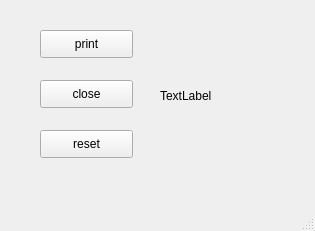
<?xml version="1.0" encoding="UTF-8"?>
<ui version="4.0">
 <class>MainWindow</class>
 <widget class="QMainWindow" name="MainWindow">
  <property name="geometry">
   <rect>
    <x>0</x>
    <y>0</y>
    <width>315</width>
    <height>231</height>
   </rect>
  </property>
  <property name="windowTitle">
   <string>PyQt: Basic button event</string>
  </property>
  <widget class="QWidget" name="centralwidget">
   <widget class="QPushButton" name="btn_print">
    <property name="geometry">
     <rect>
      <x>40</x>
      <y>30</y>
      <width>93</width>
      <height>28</height>
     </rect>
    </property>
    <property name="text">
     <string>print</string>
    </property>
   </widget>
   <widget class="QPushButton" name="btn_close">
    <property name="geometry">
     <rect>
      <x>40</x>
      <y>80</y>
      <width>93</width>
      <height>28</height>
     </rect>
    </property>
    <property name="text">
     <string>close</string>
    </property>
   </widget>
   <widget class="QLabel" name="label_print">
    <property name="geometry">
     <rect>
      <x>160</x>
      <y>80</y>
      <width>111</width>
      <height>31</height>
     </rect>
    </property>
    <property name="text">
     <string>TextLabel</string>
    </property>
   </widget>
   <widget class="QPushButton" name="btn_reset">
    <property name="geometry">
     <rect>
      <x>40</x>
      <y>130</y>
      <width>93</width>
      <height>28</height>
     </rect>
    </property>
    <property name="text">
     <string>reset</string>
    </property>
   </widget>
  </widget>
  <widget class="QMenuBar" name="menubar">
   <property name="geometry">
    <rect>
     <x>0</x>
     <y>0</y>
     <width>315</width>
     <height>26</height>
    </rect>
   </property>
  </widget>
  <widget class="QStatusBar" name="statusbar"/>
 </widget>
 <resources/>
 <connections/>
</ui>
